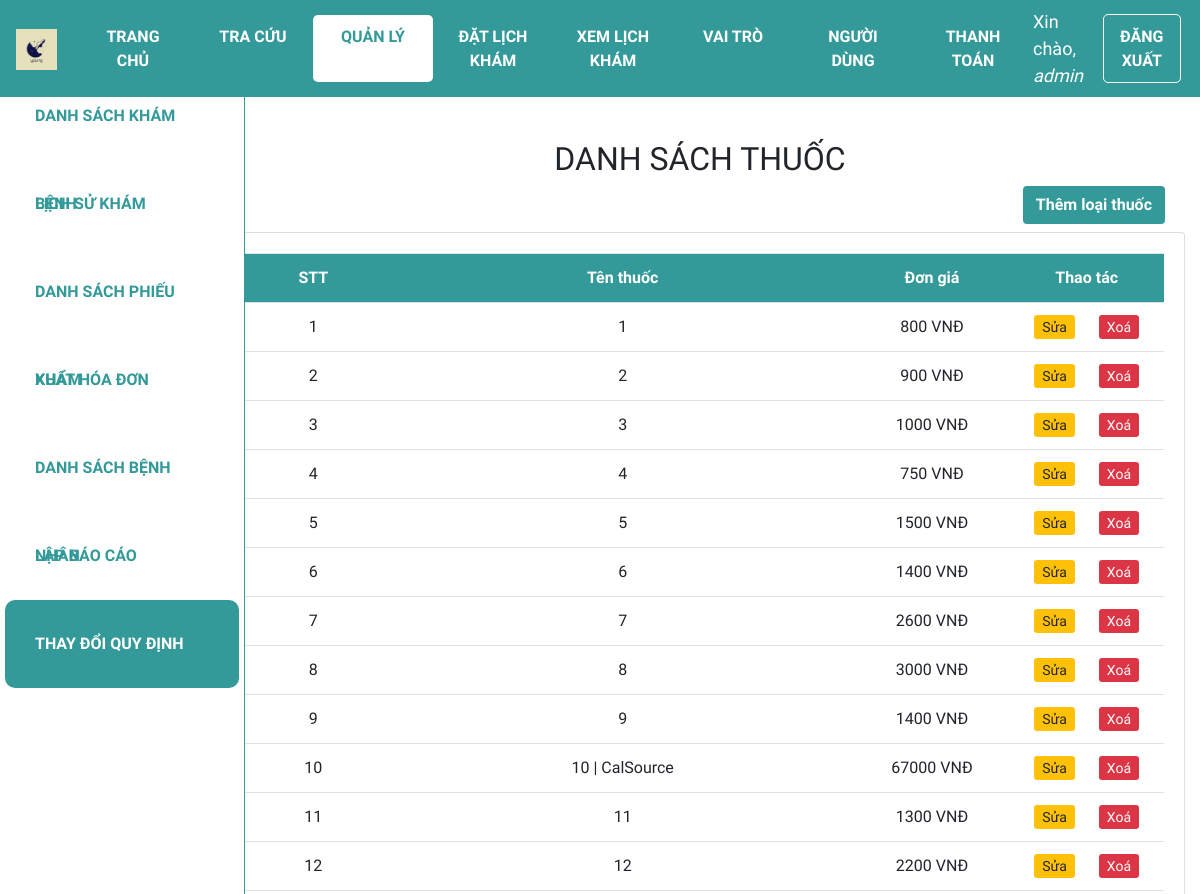
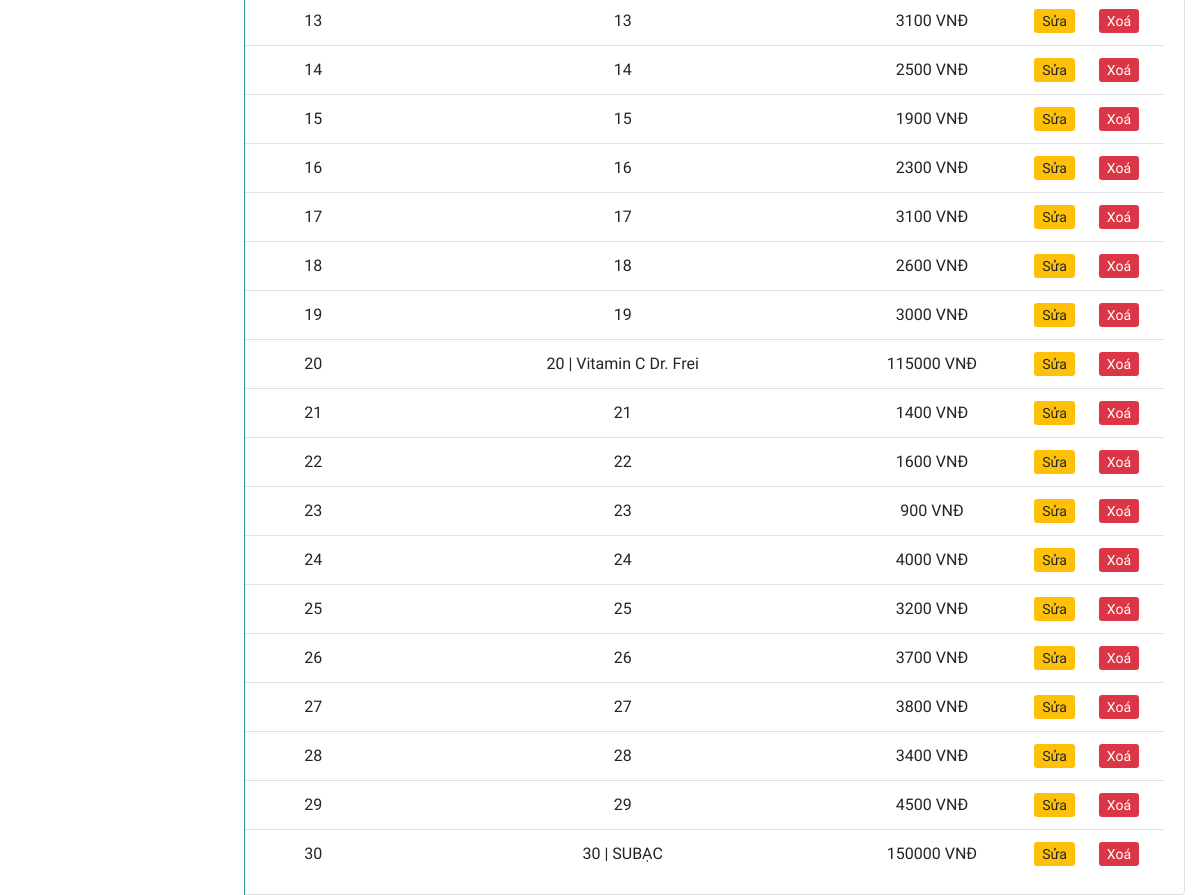
Page /thaydoi/thuoc (signed in) on the committed database (2 pictures, top to bottom).
### web_core/models.py (models this page shows, shortened)
class DANHMUC(models.Model):
    CATEGORIES = (
        ('Bệnh', 'Bệnh'),
        ('Thuốc', 'Thuốc'),
        ('Đơn vị', 'Đơn vị'),
        ('Cách dùng', 'Cách dùng'),
    )
    id = ShortUUIDField(
        verbose_name='ID Danh mục',
        length=10,
        max_length=12,
        prefix="DM",
        alphabet="0123456789",
        primary_key=True
    )
    ten = models.CharField('Tên', max_length=255, unique=True)
    loai = models.CharField('Loại', max_length=20, choices=CATEGORIES)
    gia_tri = models.IntegerField('Giá trị', null=True, blank=True, validators=[MinValueValidator(0)])
    class Meta:
        permissions = [
            ('add_service', 'Can add service'),
            ('change_service', 'Can edit service'),
            ('delete_service', 'Can delete service'),
            ('view_service', 'Can view service'),
        ]

### web_core/decorators.py (the view)
    def wrapper_function(request, *args, **kwargs):
        group = None
        if request.user.groups.exists():
            group = request.user.groups.all()[0].name
        print(group)
        if group == 'customer':
            return redirect('quanli_dskb')
        if group == 'admin':
            return view_func(request, *args, **kwargs)
        return HttpResponse('Bạn không có quyền truy cập trang này.', status=403)

### web_core/views.py (called while the page is built)
@admin_only
def thaydoi_thuoc(request):
    ds_thuoc = DANHMUC.objects.filter(loai='Thuốc')
    context = {'ds_thuoc': ds_thuoc}
    return render(request, 'web_core/thaydoi_thuoc.html', context)

### web_core/templates/web_core/thaydoi_thuoc.html (shortened to what this page needs)
{% extends 'web_core/main.html' %}
{% block content %}
<div class="row">
    <div class="col-md-2">
        {% include 'web_core/sidebar.html' %}
    </div>
    <div class="col-md-10">
        <h2 class="table-title" style>Danh sách thuốc</h2>
        <div class="btn-text-right">
            <a class='btn add-btn' href="{% url 'quanli_thaydoi_thuoc_them' %}">Thêm loại thuốc</a>
        </div>
        <div class="card card-body">
            <table class='table my-table'>
                <tr class="table-head">
                    <th class="small-content">STT</th>
                    <th class="large-content">Tên thuốc</th>
                    <th class="small-content">Đơn giá</th>
                    <th class="small-content">Thao tác</th>
                </tr>
                {% for thuoc in ds_thuoc %}
                <tr>
                    <td class="small-content stt"></td>
                    <td class="large-content">{{ thuoc.ten }}</td>
                    <td class="small-content">{{ thuoc.gia_tri }} VNĐ</td>
                    <td class="small-content">
                        <a class="btn-sm btn-warning m-10" href="{% url 'quanli_thaydoi_thuoc_sua' thuoc.id %}">Sửa</a>
                        <a class="btn-sm btn-danger m-10" href="{% url 'quanli_thaydoi_thuoc_xoa' thuoc.id %}">Xoá</a>
                    </td>
                </tr>
                {% endfor %}
            </table>
        </div>
    </div>
</div>
{% endblock %}

### web_core/templates/web_core/navbar.html (shortened to what this page needs)
{% load static %}
<nav class="navbar navbar-expand-lg my-navbar fixed-top">
    <a href="{% url 'home' %}">
        <img class="navbar-brand" alt="logo-brand" src="{% static 'images/favicon.png' %}" height="50"
            style="padding-bottom: 4px" />
    </a>
    <div class="collapse navbar-collapse" id="navbarNav">
        {% with request.resolver_match.url_name as url_name %}
        <div class="navbar-nav">
            <a class="nav-item nav-link my-nav-item {% if url_name == 'home' %}my-nav-active{% endif %}"
                href="{% url 'home' %}">Trang chủ</a>
            <a class="nav-item nav-link my-nav-item {% if url_name == 'lsk_guest' %}my-nav-active{% endif %}"
                href="{% url 'lsk_guest' %}">Tra cứu</a>
            <a class="nav-item nav-link my-nav-item {% if 'quanli' in url_name %}my-nav-active{% endif %}"
                href="{% url 'quanli_dskb' %}">Quản lý</a>
                <a class="nav-item nav-link my-nav-item {% if url_name == 'book_appointment' %}my-nav-active{% endif %}"
                href="{% url 'book_appointment' %}">Đặt lịch khám</a>
            <a href="{% url 'view_appointments' %}" class="nav-item nav-link my-nav-item view-appointment">
                    Xem lịch khám</a>
            <a class="nav-item nav-link my-nav-item {% if url_name == 'role_list' %}my-nav-active{% endif %}"
                    href="{% url 'role_list' %}">Vai trò</a>
            <a class="nav-item nav-link my-nav-item {% if url_name == 'user_list' %}my-nav-active{% endif %}"
                    href="{% url 'user_list' %}">Người dùng</a>
                    <a class="nav-item nav-link my-nav-item payment {% if url_name == 'payment' %}my-nav-active{% endif %}"
                    href="{% url 'payment' %}">
                    THANH TOÁN
                </a>
        </div>
        {% endwith %}
    </div>
    {% with request.resolver_match.url_name as url_name %}
    {% if request.user.is_authenticated %}
    <span class="hello-msg">Xin chào, <span> {{request.user}} </span></span>
    <a class="nav-item nav-link my-nav-item my-btn" href="{% url 'logout' %}">Đăng xuất</a>
    {% else %}
    <a class="nav-item nav-link my-nav-item my-btn {% if url_name == 'login' %}my-nav-active{% endif %}"
        href="{% url 'login' %}">Đăng nhập</a>
    {% endif %}
    {% endwith %}
</nav>

### web_core/static/css/main.css (style rules this page uses)
* { font-family: 'Baloo 2', cursive; }
html, body { margin: 0; padding: 0; height: 100%; overflow-x: hidden; }

### web_core/templates/web_core/navbar.html (style rules this page uses)
.my-navbar.fixed-top { position: fixed; color: #fff; background-color: #399; z-index: 10; }
.my-nav-item { color: #fff; font-weight: bold; padding: 9.6px 16px !important; text-transform: uppercase; border-radius: 5px; width: 120px; text-align: center; }
.my-nav-active, .my-nav-active:hover { color: #399; background-color: #fff; }
.my-btn { border: 1px solid #fff; margin-right: 10px; }
.hello-msg { font-size: 18px; color: #fff; margin-right: 20px; }
.hello-msg>span { font-style: italic; }
.my-nav-item.view-appointment { color: #fff; font-weight: bold; padding: 9.6px 16px !important; text-transform: uppercase; border-radius: 5px; width: 120px; text-align: center; }
.my-nav-item.payment { background-color: transparent; color: #fff; font-weight: bold; padding: 9.6px 16px; text-transform: uppercase; border-radius: 5px; width: 120px; text-align: center; }

### web_core/templates/web_core/thaydoi_thuoc.html (style rules this page uses)
.m-10 { margin: 0 10px; }
.col-md-2 { padding: 0; }
.col-md-10 { margin-top: 50px; }
.card-body { padding-bottom: 0; }
.table-title { text-align: center; text-transform: uppercase; }
.btn-text-right { text-align: right; }
.btn.add-btn { font-weight: bold; margin-bottom: 8px; margin-right: 20px; color: #fff; background-color: #399; }
.table td, .table th { vertical-align: middle; text-align: center; }
.small-content { width: 150px; }
.large-content { width: 450px; }
.table-head { color: #ffff; background-color: #399; }
.my-table { counter-reset: stt-counter 0; }
.my-table .stt::before { counter-increment: stt-counter 1; content: counter(stt-counter) " "; }

### rows in the picture
DANHMUC: ten "1", gia_tri "800"
DANHMUC: ten "2", gia_tri "900"
DANHMUC: ten "3", gia_tri "1000"
DANHMUC: ten "4", gia_tri "750"
DANHMUC: ten "5", gia_tri "1500"
DANHMUC: ten "6", gia_tri "1400"
DANHMUC: ten "7", gia_tri "2600"
DANHMUC: ten "8", gia_tri "3000"
DANHMUC: ten "9", gia_tri "1400"
DANHMUC: ten "10 | CalSource", gia_tri "67000"
DANHMUC: ten "11", gia_tri "1300"
DANHMUC: ten "12", gia_tri "2200"
DANHMUC: ten "13", gia_tri "3100"
DANHMUC: ten "14", gia_tri "2500"
DANHMUC: ten "15", gia_tri "1900"
DANHMUC: ten "16", gia_tri "2300"
DANHMUC: ten "17", gia_tri "3100"
DANHMUC: ten "18", gia_tri "2600"
DANHMUC: ten "19", gia_tri "3000"
DANHMUC: ten "20 | Vitamin C Dr. Frei", gia_tri "115000"
DANHMUC: ten "21", gia_tri "1400"
DANHMUC: ten "22", gia_tri "1600"
DANHMUC: ten "23", gia_tri "900"
DANHMUC: ten "24", gia_tri "4000"
DANHMUC: ten "25", gia_tri "3200"
DANHMUC: ten "26", gia_tri "3700"
DANHMUC: ten "27", gia_tri "3800"
DANHMUC: ten "28", gia_tri "3400"
DANHMUC: ten "29", gia_tri "4500"
DANHMUC: ten "30 | SUBẠC", gia_tri "150000"

### other values in the picture
{{ request.user }} "admin"
